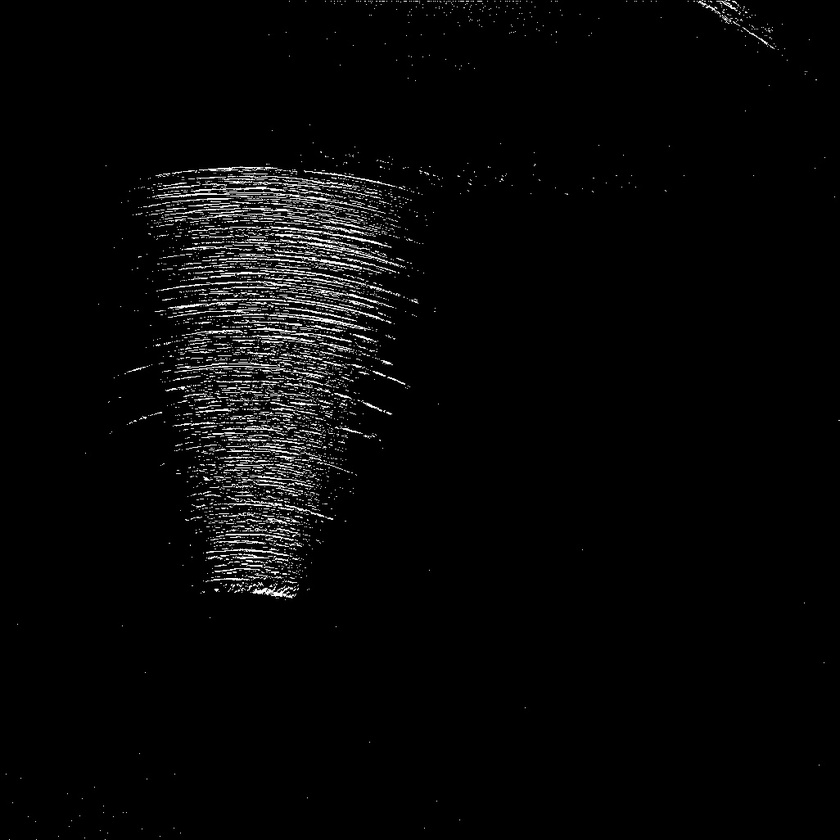
#> input picture 57885980-crop-region-of-pixels/1.jpg, 840 x 840 px, shrunk from 1026 x 1026 before the run
$ python crop_region_of_pixels.py
#> lines starting #> are read from the running program, lines starting #| are printed output that depends on the picture; after the words box and inside, x2 and y2 are one past the last pixel; in counts of white or black regions, pixels touching at a corner belong together
import cv2

image = cv2.imread('1.jpg')
#> image is the input picture: shape (840, 840, 3); min 0, max 255, mean 7.3
original = image.copy()
gray = cv2.cvtColor(image, cv2.COLOR_BGR2GRAY)
blur = cv2.GaussianBlur(gray, (9,9), 0)
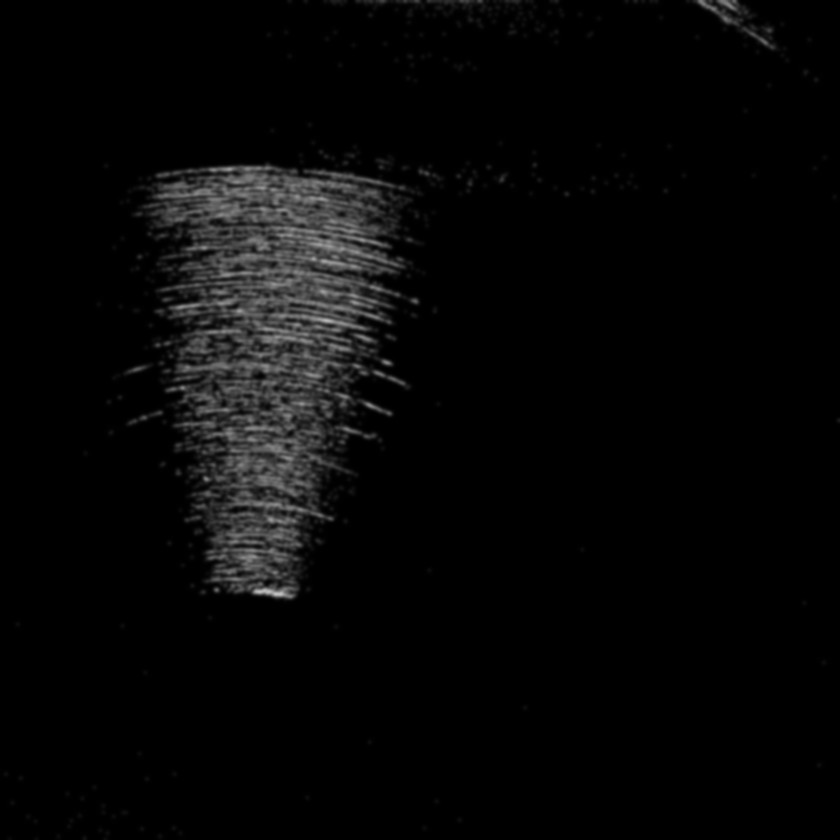
#> blur: shape (840, 840); min 0, max 192, mean 7.3
thresh = cv2.threshold(gray,0,255,cv2.THRESH_OTSU + cv2.THRESH_BINARY)[1]
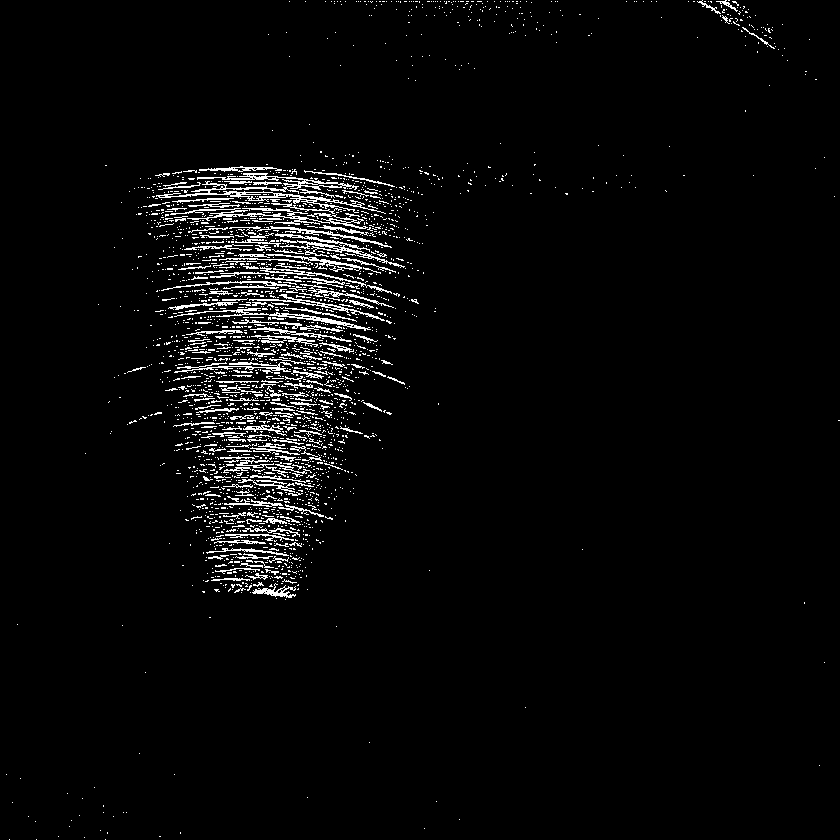
#> thresh: shape (840, 840); 3.5% white in thin lines or dots

kernel = cv2.getStructuringElement(cv2.MORPH_RECT, (2,2))
opening = cv2.morphologyEx(thresh, cv2.MORPH_OPEN, kernel)
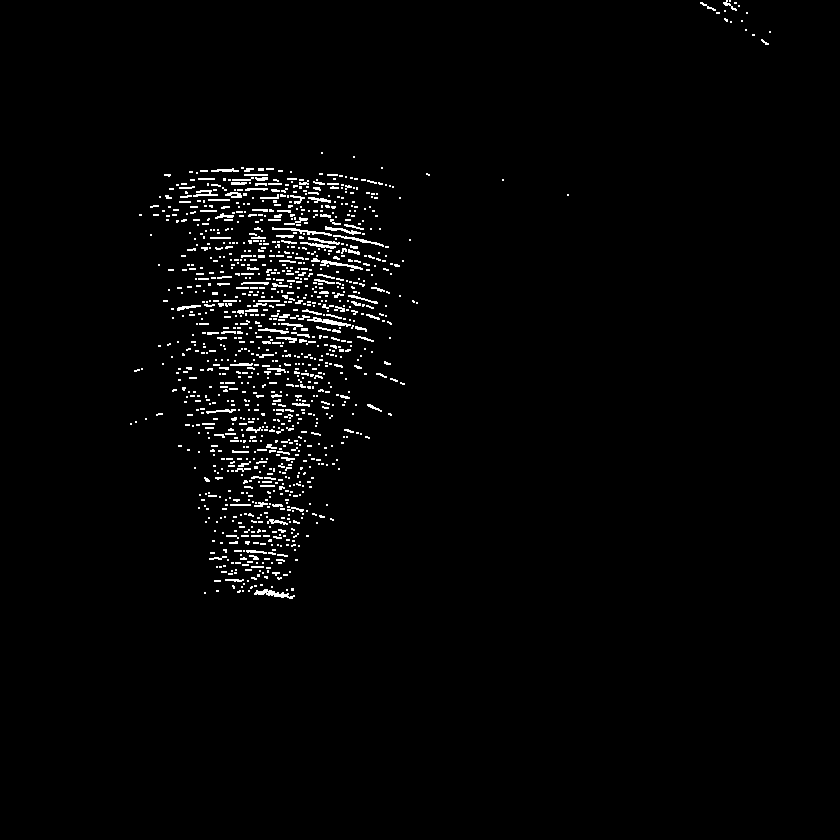
#> opening: shape (840, 840); 2% white in thin lines or dots, all inside (x1, y1, x2, y2) = (130, 0, 771, 599)
dilate_kernel = cv2.getStructuringElement(cv2.MORPH_RECT, (9,9))
dilate = cv2.dilate(opening, dilate_kernel, iterations=5)
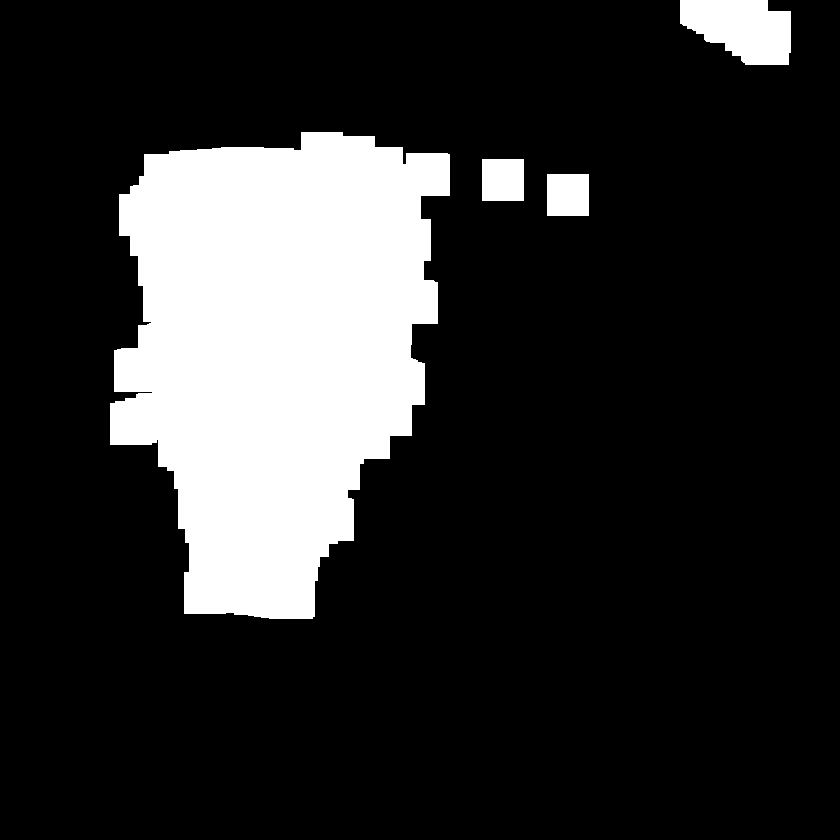
#> dilate: shape (840, 840); 17.9% white; 4 white regions

cnts = cv2.findContours(dilate, cv2.RETR_EXTERNAL, cv2.CHAIN_APPROX_SIMPLE)
#> cnts = 4 contours; box (x1, y1, x2, y2) and area: (110, 132, 450, 619) 116624, (680, 0, 791, 65) 5268, (547, 174, 589, 216) 1681, (482, 159, 524, 201) 1681
cnts = cnts[0] if len(cnts) == 2 else cnts[1]
cnts = sorted(cnts, key=cv2.contourArea, reverse=True)

for c in cnts:
    x,y,w,h = cv2.boundingRect(c)
    cv2.rectangle(image, (x, y), (x + w, y + h), (36,255,12), 2)
    ROI = original[y:y+h, x:x+w]
    break
#> this loop made 1 pass
#> (x, y, w, h) on pass 1: (110, 132, 340, 487)
#> pass 1, `ROI = original[y:y+h, x:x+w]`:
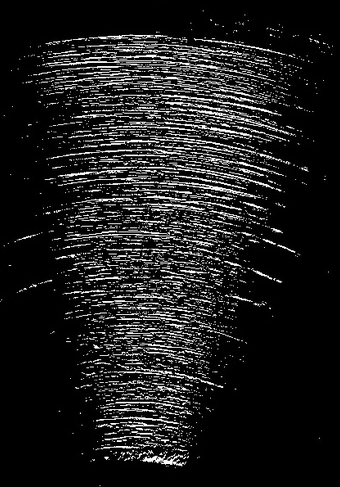
#> ROI: shape (487, 340, 3); min 0, max 255, mean 30
#> after the loop:
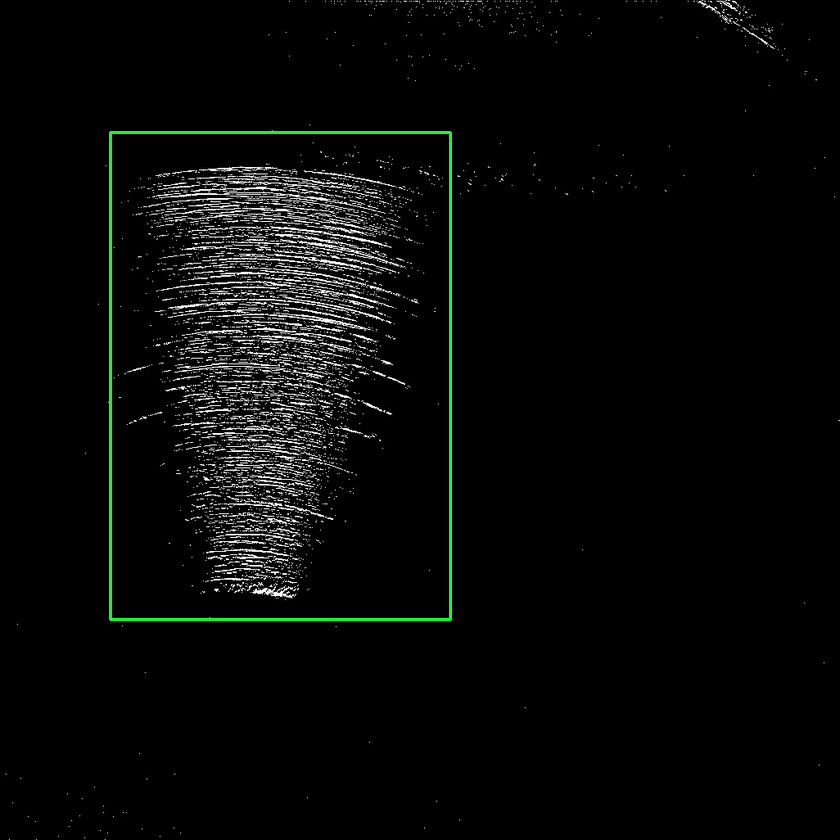
#> image: shape (840, 840, 3); 0.7% of pixels changed, all inside (x1, y1, x2, y2) = (109, 131, 452, 621)

cv2.imshow('thresh', thresh)
cv2.imshow('opening', opening)
cv2.imshow('dilate', dilate)
cv2.imshow('image', image)
cv2.imshow('ROI', ROI)
cv2.waitKey(0)
